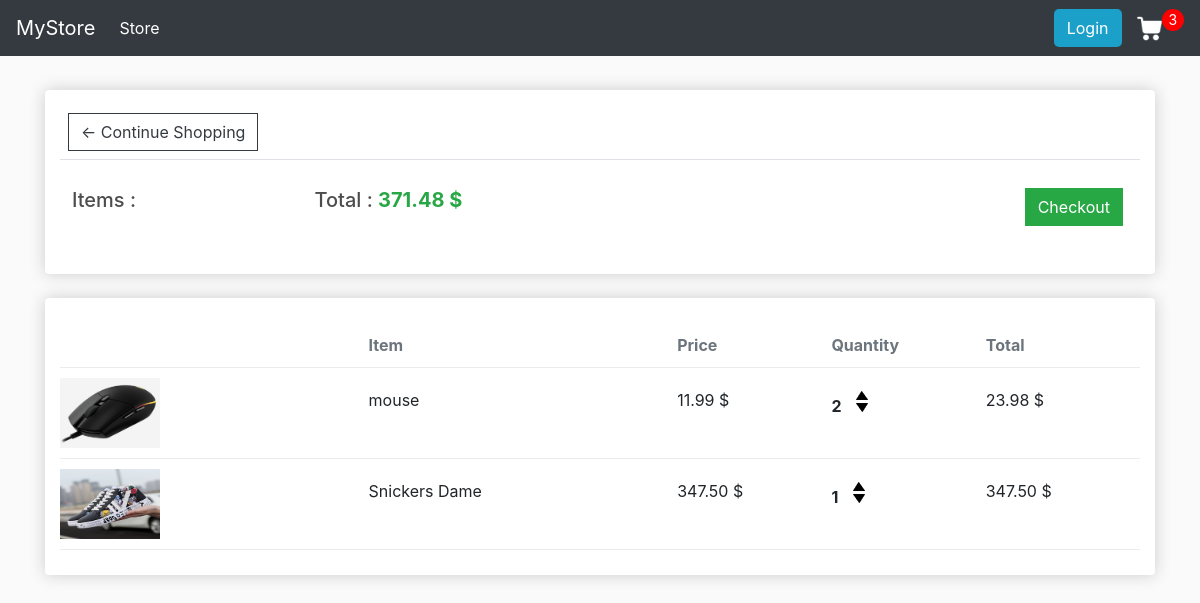
The app's page /cart/ (signed in), older data.
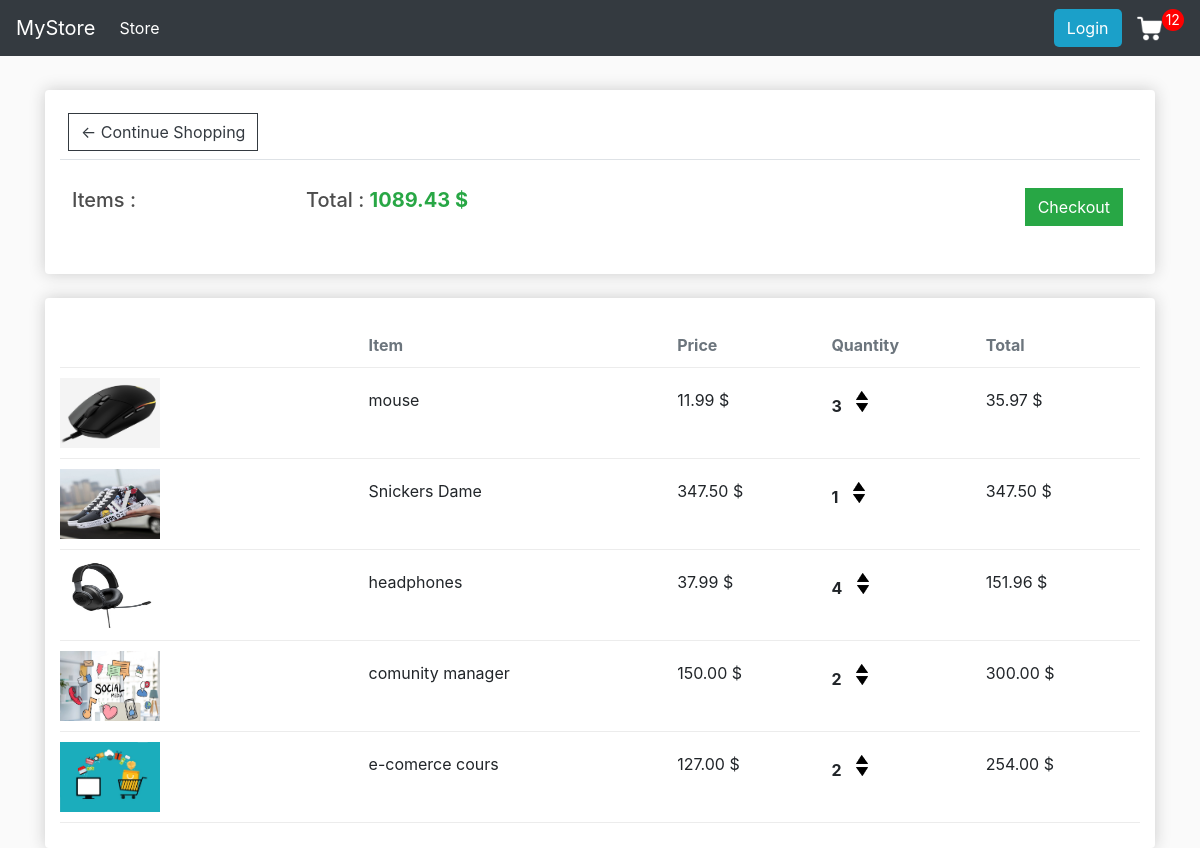
The same page, newer data.
### store/models.py (models this page shows, shortened)
class Order(models.Model):
    customer = models.ForeignKey(Customer, on_delete=models.SET_NULL, null=True, blank=True)
    date_ordered = models.DateField(auto_now_add=True)
    complete = models.BooleanField(default=False)
    transaction_id = models.CharField(max_length=100)
    @property
    def get_cart_total(self):
        orderitems = self.orderitem_set.all()
        total = sum([item.get_total for item in orderitems])
        return total
    @property
    def get_cart_items(self):
        orderitems = self.orderitem_set.all()
        total = sum([item.quantity for item in orderitems])
        return total

class OrderItem(models.Model):
    product = models.ForeignKey(Product, on_delete=models.SET_NULL, null=True)
    order = models.ForeignKey(Order, on_delete=models.SET_NULL, null=True)
    quantity = models.IntegerField(default=0, null=True, blank=True)
    date_added = models.DateField(auto_now_add=True)
    @property
    def get_total(self):
        return self.product.price * self.quantity

class Product(models.Model):
    name = models.CharField(max_length=50)
    price = models.FloatField()
    digital = models.BooleanField(default=False, null=True, blank=False)
    image = models.ImageField(null=False, blank=True)
    @property
    def imageURL(self):
        try:
            url = self.image.url
        except:
            url = ''
        return url

### store/views.py (the view)
# urls.py: path("cart/", views.cart, name="cart"),
def cart(request):
	if request.user.is_authenticated:
		customer = request.user.customer
		order, created = Order.objects.get_or_create(customer=customer, complete=False)
		items = order.orderitem_set.all()
		cartItems = order.get_cart_items
	else:
		items = []
		order = {'get_cart_total':0, 'get_cart_items':0, 'shipping':False}
		cartItems = order['get_cart_items']
	context = {
        'items':items,
        'order':order,
        'cartItems':cartItems
    }
	return render(request, 'store/cart.html', context)

### store/templates/store/cart.html
{% extends 'store/main.html' %}
{% load static %}
{% block content %}
<div class="row">
    <div class="col-lg-12">
        <div class="box-element">
            <a href="{% url 'store' %}" class="btn btn-outline-dark m-2">&#x2190; Continue Shopping</a>
            <br>
            <table class="table">
                <tr>
                    <th>
                        <h5 class="mt-3">Items : <strong> {{order.get_cart_item}} </strong></h5>
                    </th>
                    <th>
                        <h5 class="mt-3">Total : <strong class="text-success"> {{order.get_cart_total|floatformat:2}} $ </strong></h5>
                    </th>
                    <th>
                        <a href="{% url 'checkout' %}" class="btn btn-success checkout-btn mt-3">Checkout</a>
                    </th>
                </tr>
            </table>
        </div>
        <br>
        <div class="box-element">
            <div class="cart-row text-secondary">
                <div style="flex:2"></div>
                <div style="flex:2"><strong>Item</strong></div>
                <div style="flex:1"><strong>Price</strong></div>
                <div style="flex:1"><strong>Quantity</strong></div>
                <div style="flex:1"><strong>Total</strong></div>
            </div>
            {% for item in items %}
            <div class="cart-row">
                <div style="flex:2">
                    <img class="row-image" src="{{item.product.imageURL}}">
                </div>
                <div style="flex:2"><p> {{item.product.name}} </p></div>
                <div style="flex:1"><p> {{item.product.price|floatformat:2}} $</p></div>
                <div style="flex:1">
                    <p class="quantity"> {{item.quantity}} </p>
                    <div class="quantity">
                        <img class="chg-quantity update-cart" data-product={{item.product.id}} data-action="add"  src="{% static 'images/arrow-up.png' %}" alt="arrow-up">
                        <img class="chg-quantity update-cart" data-product={{item.product.id}} data-action="remove" src="{% static 'images/arrow-down.png' %}" alt="arrow-down">
                    </div>
                </div>
                <div style="flex:1"><p> {{item.get_total|floatformat:2}} $</p></div>
            </div>
            {% endfor %}
        </div>
    </div>
</div>
<link rel="stylesheet" type="text/css" href="{% static 'css/cart.css' %}">
{% endblock content %}

Row changes from the older to the newer data that the page shows:
changed through a linked row, Order: get_cart_total "371.48" → "1089.43"
changed OrderItem "mouse": quantity "2" → "3"; get_total "23.98" → "35.97"
added OrderItem: product.imageURL (picture), product.name "headphones", product.price "37.99", quantity "4", get_total "151.96"
added OrderItem: product.imageURL (picture), product.name "comunity manager", product.price "150.00", quantity "2", get_total "300.00"
added OrderItem: product.imageURL (picture), product.name "e-comerce cours", product.price "127.00", quantity "2", get_total "254.00"
Text that changed along with them:
{{ cartItems }}: "3" → "12"
